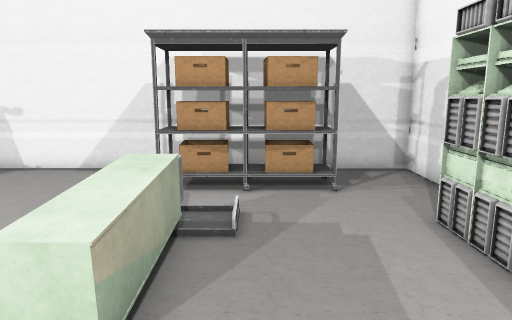
[1] (above)

17 first-person views from a walk through a 3-D level made in the Unity game engine. The camera is 1.4 m above the floor, tilts 10° down and sees 70° across. The floor is counted in squares, 0.5 m on a side. Each view is taken from the middle of a square. On the plan, view 1 faces up. The plan holds only what a view shows up to about 20 squares ahead; the rest is blank. The place goes on beyond the plan. The player character is not drawn. Door leaves are left out, so doorways stand open.

[2]
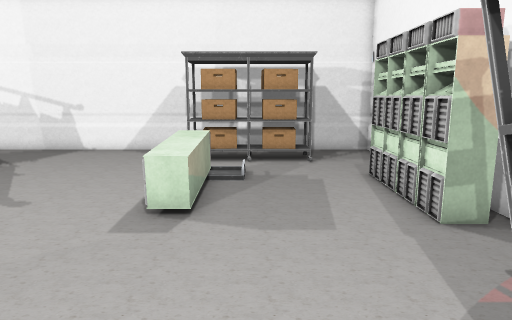

[3]
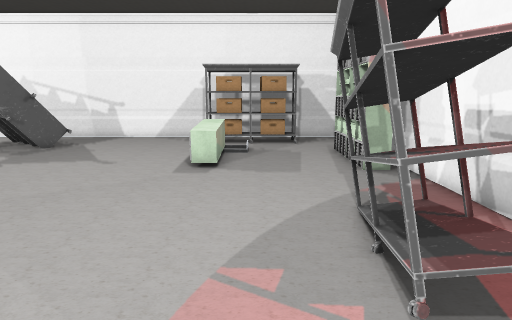

[4]
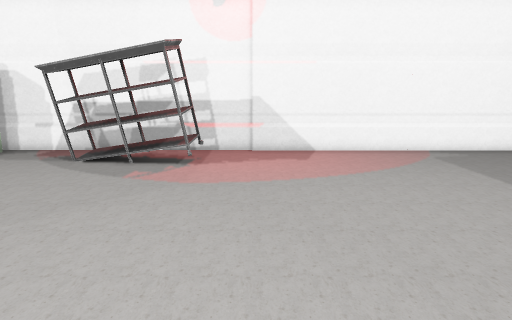

[5]
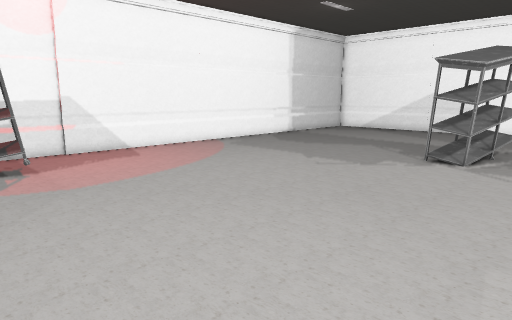

[6]
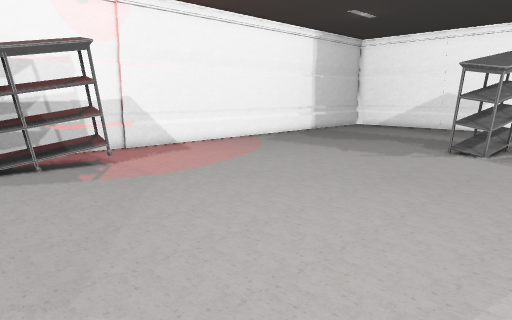

[7]
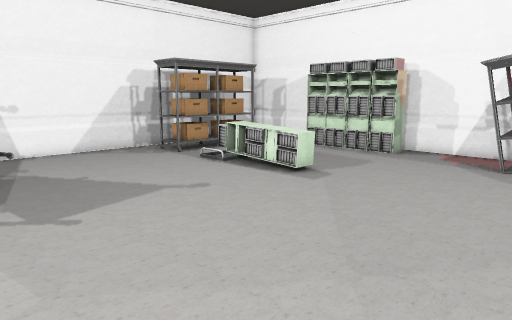

[8]
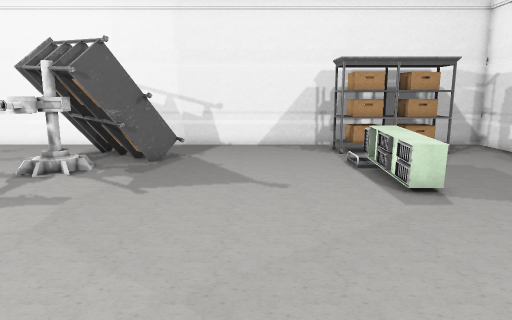

[9]
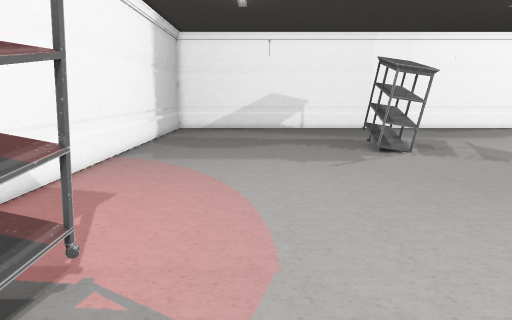

[10]
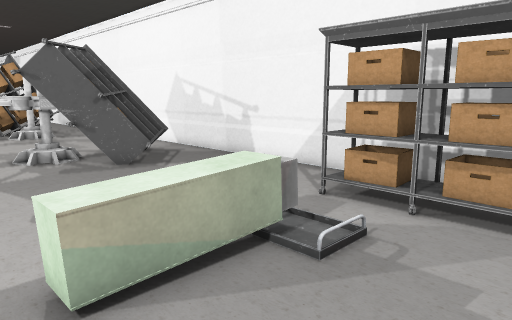

[11]
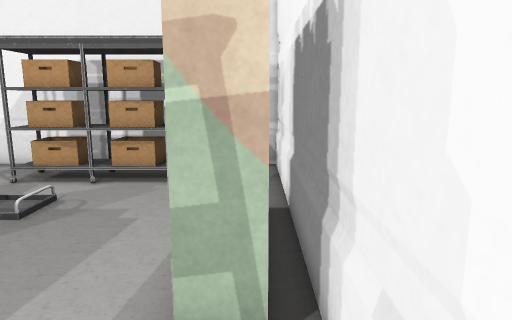

[12]
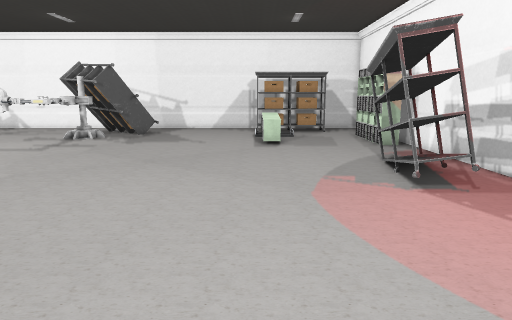

[13]
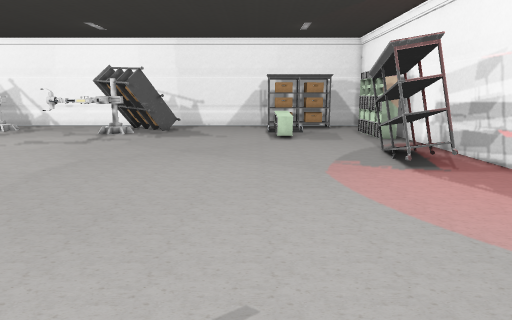

[14]
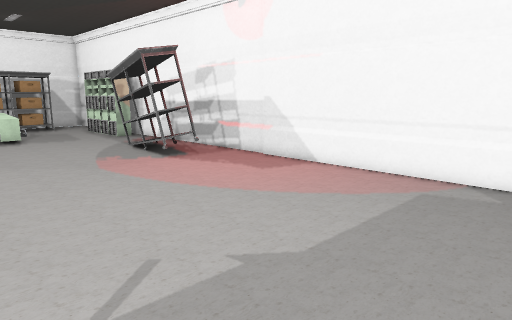

[15]
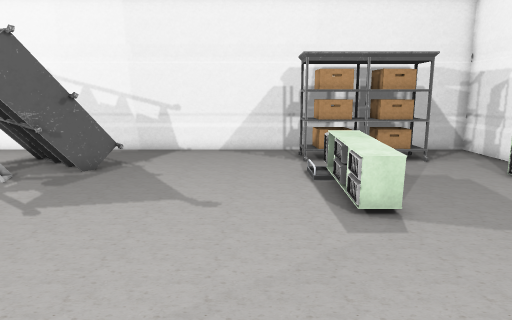

[16]
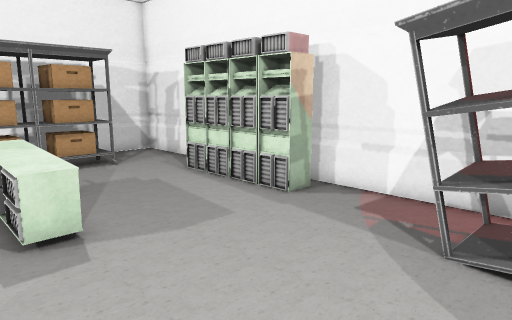

[17]
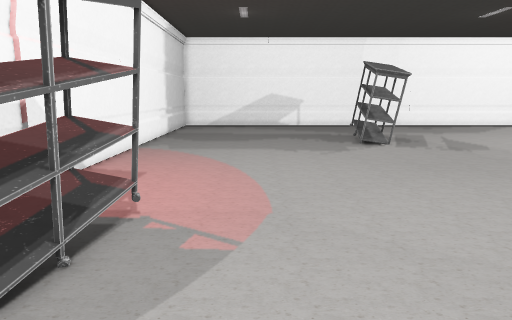

### Floor plan
Points are (right, up) in squares from view 1. A wall is a line through its corners. A room is listed if a view was taken in it or the views show most of it. See-through windows are left out.
Room 1 (views 1, 2, 3, 4, 5, 6, 7, 8, 9, 10, 11, 12, 13, 14, 15, 16, 17)
walls: (5.2, 2.7) (4.4, 2.7); (5.1, 3.1) (5.1, 4); (5.1, 7.9) (4.4, 7.9); (5.7, -22.5) (5.7, -9.7); (5.9, -22.5) (5.9, 14.1) (-13.5, 14.1)
objects: other object (-13, 6) to (-11, 11); other object (-10, -22) to (-7, -20); other object (-3, 3) to (-2, 8); other object (-3, 11) to (2, 12); other object (1, -7) to (4, -2); computer (4, 3); computer (4, 4); computer (4, 5); computer (4, 6); computer (4, 7); computer (4, 8)

Positions as (right, up) in squares from view 1, and headings:
1: (0, 0), facing up
2: (0, -5), facing up
3: (0, -11), facing up
4: (-13, -10), facing right
5: (-13, -4), facing down-right
6: (-13, -1), facing down-right
7: (-13, -5), facing up-right
8: (-7, -7), facing up
9: (-1, -2), facing down
10: (3, 2), facing up-left
11: (5, -1), facing up
12: (-3, -18), facing up
13: (-4, -21), facing up
14: (-7, -22), facing up-right
15: (-5, -5), facing up
16: (-4, -4), facing up-right
17: (-1, 1), facing down
